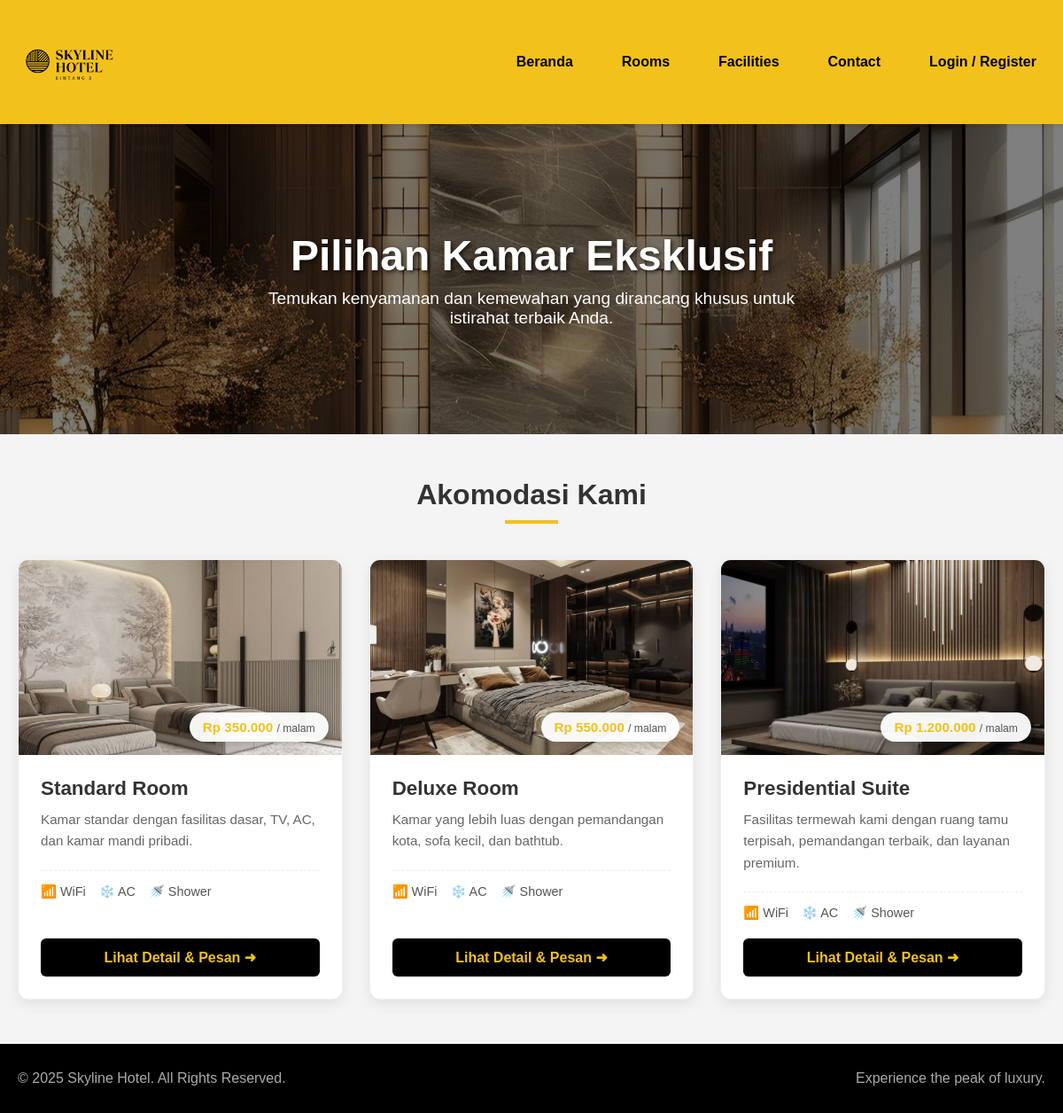
The page /rooms.php on the database its author committed.
### tables this page shows
CREATE TABLE `room_types` (
  `room_type_id` int(11) NOT NULL,
  `nama_tipe` varchar(100) NOT NULL,
  `harga_weekdays` decimal(10,2) NOT NULL,
  `harga_weekend` decimal(10,2) NOT NULL,
  `deskripsi_tipe` text DEFAULT NULL,
  `foto_utama` varchar(255) DEFAULT NULL
);

### rooms.php (the view, shortened to what this page needs)
<?php
include 'includes/header.php';
try {
    $stmt = $mysqli->query("SELECT * FROM room_types ORDER BY harga_weekdays ASC");
    $room_types = $stmt->fetch_all(MYSQLI_ASSOC);
} catch (Exception $e) {
    $room_types = [];
}
?>
<div class="rooms-hero">
    <div>
        <h1>Pilihan Kamar Eksklusif</h1>
        <p>Temukan kenyamanan dan kemewahan yang dirancang khusus untuk istirahat terbaik Anda.</p>
    </div>
</div>
<div class="container">
    <div style="text-align: center; margin-bottom: 40px;">
        <h2 style="color: #333; font-size: 2rem; margin-bottom: 10px;">Akomodasi Kami</h2>
        <div style="width: 60px; height: 4px; background: var(--primary-color); margin: 0 auto;"></div>
    </div>
    <section class="room-list-container">
        <?php if (empty($room_types)): ?>
            <div style="grid-column: 1/-1; text-align: center; padding: 50px;">
                <p>Maaf, saat ini belum ada tipe kamar yang tersedia.</p>
            </div>
        <?php else: ?>
            <?php foreach ($room_types as $type): ?>
                <div class="modern-card">
                    <div class="card-img-wrapper">
                        <img src="assets/images/rooms/<?php echo htmlspecialchars($type['foto_utama']); ?>"
                             alt="<?php echo htmlspecialchars($type['nama_tipe']); ?>">
                        <div class="price-badge">
                            Rp <?php echo number_format($type['harga_weekdays'], 0, ',', '.'); ?> <span style="font-size: 0.8em; color: #555; font-weight: normal;">/ malam</span>
                        </div>
                    </div>
                    <div class="card-body">
                        <h3><?php echo htmlspecialchars($type['nama_tipe']); ?></h3>
                        <p class="card-desc"><?php echo htmlspecialchars($type['deskripsi_tipe']); ?></p>
                        <div class="mini-facilities">
                            <div class="mini-item">📶 WiFi</div>
                            <div class="mini-item">❄️ AC</div>
                            <div class="mini-item">🚿 Shower</div>
                        </div>
                        <a href="room_detail.php?id=<?php echo $type['room_type_id']; ?>" class="btn-book">
                            Lihat Detail & Pesan ➜
                        </a>
                    </div>
                </div>
            <?php endforeach; ?>
        <?php endif; ?>
    </section>
</div>
<?php
include 'includes/footer.php';
?>

### assets/css/style.css (style rules this page uses)
:root { --primary-color: #f3c11c; --secondary-color: #333; --dark-color: #000; --light-color: #fff; --success-color: #5cb85c; --error-color: #d9534f; --pending-color: #f0ad4e; }
body, h1, h2, h3, p, ul, table, form, textarea, input, button { margin: 0; padding: 0; font-family: Arial, sans-serif; box-sizing: border-box; }
body { background-color: #f4f4f4; display: flex; flex-direction: column; min-height: 100vh; }
a { text-decoration: none; color: inherit; }
.container { max-width: 1200px; margin: 0 auto; padding: 0 20px; }

### rooms.php (style rules this page uses)
.rooms-hero { background: linear-gradient(rgba(0,0,0,0.5), rgba(0,0,0,0.5)), url('assets/images/hotel_lobby.jpg'); background-size: cover; background-position: center; height: 350px; display: flex; align-items: center; justify-content: center; text-align: center; color: white; margin-bottom: 50px; }
.rooms-hero h1 { font-size: 3rem; margin-bottom: 10px; text-shadow: 2px 2px 5px rgba(0,0,0,0.7); }
.rooms-hero p { font-size: 1.2rem; max-width: 600px; margin: 0 auto; }
.room-list-container { display: grid; grid-template-columns: repeat(auto-fit, minmax(320px, 1fr)); gap: 30px; padding-bottom: 50px; }
.modern-card { background: #fff; border-radius: 12px; overflow: hidden; box-shadow: 0 5px 15px rgba(0,0,0,0.08); transition: transform 0.3s ease, box-shadow 0.3s ease; display: flex; flex-direction: column; border: 1px solid #f0f0f0; }
.card-img-wrapper { position: relative; height: 220px; overflow: hidden; }
.card-img-wrapper img { width: 100%; height: 100%; object-fit: cover; transition: transform 0.5s ease; }
.price-badge { position: absolute; bottom: 15px; right: 15px; background: rgba(255, 255, 255, 0.95); padding: 8px 15px; border-radius: 30px; font-weight: bold; color: var(--primary-color); box-shadow: 0 2px 10px rgba(0,0,0,0.2); font-size: 0.95rem; }
.card-body { padding: 25px; flex-grow: 1; display: flex; flex-direction: column; }
.card-body h3 { margin: 0 0 10px 0; font-size: 1.4rem; color: #333; }
.card-desc { color: #666; font-size: 0.95rem; line-height: 1.6; margin-bottom: 20px; display: -webkit-box; overflow: hidden; }
.mini-facilities { display: flex; gap: 15px; margin-bottom: 20px; color: #555; font-size: 0.9rem; padding-top: 15px; border-top: 1px dashed #eee; }
.mini-item { display: flex; align-items: center; gap: 5px; }
.btn-book { margin-top: auto; background: var(--dark-color); color: var(--primary-color); text-align: center; padding: 12px; border-radius: 6px; font-weight: bold; transition: background 0.3s; border: none; }

### rows shown on the page
room_types: foto_utama (picture), harga_weekdays "350.000", nama_tipe "Standard Room", deskripsi_tipe "Kamar standar dengan fasilitas dasar, TV, AC, dan kamar mandi pribadi."
room_types: foto_utama (picture), harga_weekdays "550.000", nama_tipe "Deluxe Room", deskripsi_tipe "Kamar yang lebih luas dengan pemandangan kota, sofa kecil, dan bathtub."
room_types: foto_utama (picture), harga_weekdays "1.200.000", nama_tipe "Presidential Suite", deskripsi_tipe "Fasilitas termewah kami dengan ruang tamu terpisah, pemandangan terbaik, dan layanan premium."
